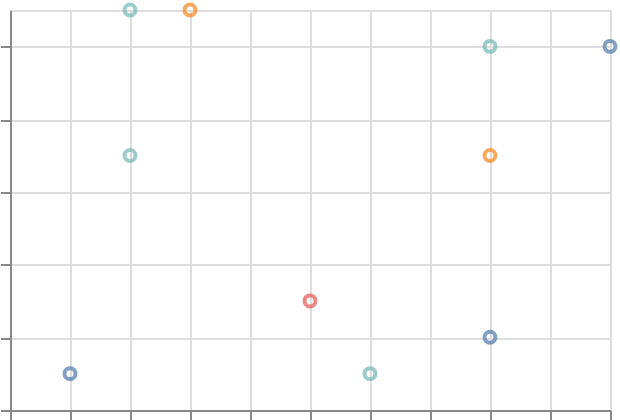

Specify this chart in Vega-Lite:
### Vega-Lite specification from a JSON file in a GitHub repository (floating-point values rounded to 4 significant figures)
{"$schema": "https://vega.github.io/schema/vega-lite/v6.json", "padding": 5, "autosize": "none", "width": 300, "height": 200, "data": {"name": "table", "values": [{"c": "C", "x": 5, "y": 3, "v": 7, "g": "p"}, {"c": "A", "x": 6, "y": 1, "v": 7, "g": "q"}, {"c": "A", "x": 8, "y": 10, "v": 9, "g": "p"}, {"c": "A", "x": 2, "y": 7, "v": 10, "g": "q"}, {"c": "D", "x": 8, "y": 2, "v": 1, "g": "p"}, {"c": "D", "x": 10, "y": 10, "v": 11, "g": "q"}, {"c": "B", "x": 8, "y": 7, "v": 9, "g": "p"}, {"c": "A", "x": 2, "y": 11, "v": 8, "g": "q"}, {"c": "B", "x": 3, "y": 11, "v": 1, "g": "p"}, {"c": "D", "x": 1, "y": 1, "v": 11, "g": "q"}]}, "mark": "point", "encoding": {"x": {"field": "x", "type": "quantitative"}, "y": {"field": "y", "type": "quantitative"}, "color": {"field": "c", "type": "nominal", "sort": ["D", "B", "C", "A"]}}}
